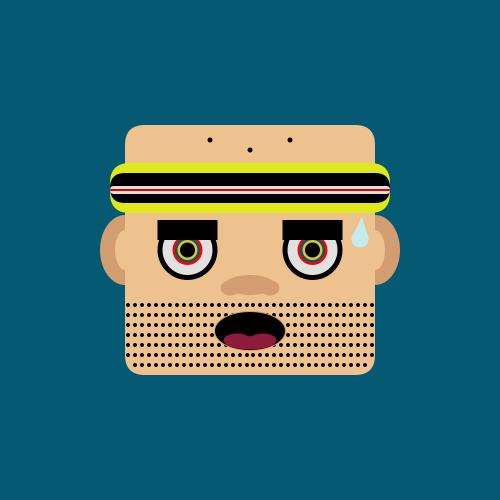
Frame 1 (no input)
Frame 60 (the mouse pressed at the canvas centre just before this capture): identical to frame 1, image omitted
Frame 120 (the mouse held since frame 60 and released just before this capture): identical to frame 1, image omitted

The Processing sketch that drew this single still picture (run headless with seeded random() and noise(); from frame 60 on, the mouse is pressed at the canvas centre):

// Processing sketch: processing_140667
// ── processing_140667.pde

//declare global variables

float eyeSize = 15;
int eyeSize2 = 25;
int eyeBrowup= -20;
int sweatDrip = -28;
int eyeColor1 = 5;
int eyeColor2 = 89;
int eyeColor3 = 114;
float sweatColor1 = 195;
float sweatColor2 = 237;
float sweatColor3 = 237;
int eyeColor_1 = 0;
int eyeColor_2 = 0;
int eyeColor_3 = 0;
int disMouth = 38;
int hairTrans = -100;
int Face = 20;
float earSize = 0;
float lefteyeMove = -62.5; 
float righeyeMove = 62.5;
boolean clicked = false;


//runs once
void setup(){
  size(500,500);
  background(5,89,114);
  if (clicked == false){
 
    eyeSize = 15;
    eyeSize2 = 25;
    eyeBrowup = -20;
    sweatDrip = -28;
    eyeColor1 = 255;
    eyeColor2 = 0;
    eyeColor3 = 0;
    sweatColor1 = 195;
    sweatColor2 = 237;
    sweatColor3 = 237;
    eyeColor_1 = 255;
    eyeColor_2 = 0;
    eyeColor_3 = 0;
    disMouth= 38;
    hairTrans = -100; 
    Face = 20;
    earSize = 0;
    lefteyeMove= -62.5;
    righeyeMove = 62.5;
  }
   if (clicked == true){
    eyeSize = 8;
    eyeSize2= 30;
    eyeBrowup = -30;
    sweatDrip = 5; 
    eyeColor1 = 0;
    eyeColor2 = 0;
    eyeColor3 = 0;
    eyeColor_1 = 0;
    eyeColor_2 = 0;
    eyeColor_3 = 0;
    sweatColor1 = 44;
    sweatColor2 = 162;
    sweatColor3 = 168;
    disMouth= 28;
    hairTrans = -110;
    Face = 36;
    earSize = 10;
    lefteyeMove= -51;
    righeyeMove = 75;
  }
}

void keyPressed(){    
  clicked =! clicked;
  eyeSize = random(5,25);
  righeyeMove = random(52,74.5);
  lefteyeMove = random(-74.5,-52); 
  sweatColor1 = random(0,255);
  sweatColor2 = random(0,255);
  sweatColor3 = random(0,255);
  earSize = random(0,30);
  
}
 
void draw(){  
  background(5,89,114);

  translate(250,250);
  noStroke();
  
  //RIGHT EAR
  fill(209,157,113);
  ellipse(-125,earSize,50,70);
  
  //LEFT EAR
  fill(209,157,113);
  ellipse(125,earSize,50,70);
  
  //FACE
  rectMode(CENTER);
  fill(237,194,142);
  rect(0,0,250,250,Face); 
  
  //RIGHT SMALL EAR
  fill(237,194,142);
  ellipse(-125,earSize,20,40);
  
  //LEFT SMALL EAR
  fill(237,194,142);
  ellipse(125,earSize,20,40);
  
  //LEFT BLACK EYE
  fill(0,0,0);
  ellipse(-62.5,0,60,60);
  
  //LEFT WHITE EYE
  fill(225,225,225);
  ellipse(-62.5,0,50,50);
   
  //RIGHT BLACK EYE
  fill(0,0,0);
  ellipse(62.5,0,60,60);
  
  //RIGHT WHITE EYE
  fill(225,225,225);
  ellipse(62.5,0,50,50);
  
  //IRIS RED RIGHT
  fill(255,0,0);
  ellipse(righeyeMove,0,30,30);
  
  //IRIS RED LEFT
  fill(255,0,0);
  ellipse(lefteyeMove,0,30,30);
   
  //IRIS LIGHT BLUE RIGHT
  fill(5,89,114);
  ellipse(righeyeMove,0,25,25);
  
  //IRIS LIGHT BLUE LEFT
  fill(5,89,114);
  ellipse(lefteyeMove,0,25,25);
  
  //IRIS YELLOW LEFT
  fill(226,196,45);
  ellipse(lefteyeMove,0,20,20); 
  
  //IRIS YELLOW RIGHT
  fill(226,196,45);
  ellipse(righeyeMove,0,20,20); 
  
  //LEFT PUPIL 
  fill(0,0,0);
  ellipse(lefteyeMove,0,eyeSize,eyeSize);
  
  //RIGHT PUPIL 
  fill(0,0,0);
  ellipse(righeyeMove,0,eyeSize,eyeSize);
  
  //NOSE circle 
  fill(209,157,113);
  ellipse(0,35,50,20);
  
  //NOSE little right circle 
  fill(209,157,113);
  ellipse(20,38,19,15);
  
  //NOSE little left circle 
  fill(209,157,113);
  ellipse(-20,38,19,15);
  
  //RIGHT EYEBROW 
  rectMode(CENTER);
  fill(0,0,0);
  rect(62.5,eyeBrowup,60,20); 
   
  //LEFT EYEBROW 
  rectMode(CENTER);
  fill(0,0,0);
  rect(-62.5,eyeBrowup,60,20); 
  
  //HEADBAND GREEN
  rectMode(CENTER);
  fill(222,232,26);
  rect(0,-62,280,50,20); 
  
  //HEADBAND BLACK
  rectMode(CENTER);
  fill(0,0,0);
  rect(0,-62,280,30,20); 
  
  //HEADBAND WHITE
  rectMode(CENTER);
  fill(225,225,225);
  rect(0,-60,280,8,20); 
  
  //HEADBAND RED
  rectMode(CENTER);
  fill(225,0,0);
  rect(0,-60,280,2,20); 
  
  //HAIR PIECES
  fill(0,0,0);
  ellipse(40,-110,5,5);
  
  fill(0,0,0);
  ellipse(0,hairTrans,5,5);
  
  fill(0,0,0);
  ellipse(-40,-110,5,5);
  
  //STUBLE
  fill(0,0,0);
  ellipse(122,55,4,4);
  ellipse(122,65,4,4);
  ellipse(122,75,4,4);
  ellipse(122,85,4,4);
  ellipse(122,95,4,4);
  ellipse(122,105,4,4);
  
  ellipse(115,55,4,4);
  ellipse(115,65,4,4);
  ellipse(115,75,4,4);
  ellipse(115,85,4,4);
  ellipse(115,95,4,4);
  ellipse(115,105,4,4);
  ellipse(115,115,4,4);
  
  ellipse(108,55,4,4);
  ellipse(108,65,4,4);
  ellipse(108,75,4,4);
  ellipse(108,85,4,4);
  ellipse(108,95,4,4);
  ellipse(108,105,4,4);
  ellipse(108,115,4,4);
  
  ellipse(101,55,4,4);
  ellipse(101,65,4,4);
  ellipse(101,75,4,4);
  ellipse(101,85,4,4);
  ellipse(101,95,4,4);
  ellipse(101,105,4,4);
  ellipse(101,115,4,4);
  
  ellipse(94,55,4,4);
  ellipse(94,65,4,4);
  ellipse(94,75,4,4);
  ellipse(94,85,4,4);
  ellipse(94,95,4,4);
  ellipse(94,105,4,4);
  ellipse(94,115,4,4);
  
  ellipse(87,55,4,4);
  ellipse(87,65,4,4);
  ellipse(87,75,4,4);
  ellipse(87,85,4,4);
  ellipse(87,95,4,4);
  ellipse(87,105,4,4);
  ellipse(87,115,4,4);
  
  ellipse(80,55,4,4);
  ellipse(80,65,4,4);
  ellipse(80,75,4,4);
  ellipse(80,85,4,4);
  ellipse(80,95,4,4);
  ellipse(80,105,4,4);
  ellipse(80,115,4,4);
  
  ellipse(73,55,4,4);
  ellipse(73,65,4,4);
  ellipse(73,75,4,4);
  ellipse(73,85,4,4);
  ellipse(73,95,4,4);
  ellipse(73,105,4,4);
  ellipse(73,115,4,4);
  
  ellipse(66,55,4,4);
  ellipse(66,65,4,4);
  ellipse(66,75,4,4);
  ellipse(66,85,4,4);
  ellipse(66,95,4,4);
  ellipse(66,105,4,4);
  ellipse(66,115,4,4);
  
  ellipse(59,55,4,4);
  ellipse(59,65,4,4);
  ellipse(59,75,4,4);
  ellipse(59,85,4,4);
  ellipse(59,95,4,4);
  ellipse(59,105,4,4);
  ellipse(59,115,4,4);
  
  ellipse(52,55,4,4);
  ellipse(52,65,4,4);
  ellipse(52,75,4,4);
  ellipse(52,85,4,4);
  ellipse(52,95,4,4);
  ellipse(52,105,4,4);
  ellipse(52,115,4,4);
  
  ellipse(45,55,4,4);
  ellipse(45,65,4,4);
  ellipse(45,75,4,4);
  ellipse(45,85,4,4);
  ellipse(45,95,4,4);
  ellipse(45,105,4,4);
  ellipse(45,115,4,4);
  
  ellipse(38,55,4,4);
  ellipse(38,65,4,4);
  ellipse(38,75,4,4);
  ellipse(38,85,4,4);
  ellipse(38,95,4,4);
  ellipse(38,105,4,4);
  ellipse(38,115,4,4);
  
  ellipse(31,55,4,4);
  ellipse(31,65,4,4);
  ellipse(31,75,4,4);
  ellipse(31,85,4,4);
  ellipse(31,95,4,4);
  ellipse(31,105,4,4);
  ellipse(31,115,4,4);
  
  ellipse(24,55,4,4);
  ellipse(24,65,4,4);
  ellipse(24,75,4,4);
  ellipse(24,85,4,4);
  ellipse(24,95,4,4);
  ellipse(24,105,4,4);
  ellipse(24,115,4,4);
  
  ellipse(17,55,4,4);
  ellipse(17,65,4,4);
  ellipse(17,75,4,4);
  ellipse(17,85,4,4);
  ellipse(17,95,4,4);
  ellipse(17,105,4,4);
  ellipse(17,115,4,4);
  
  ellipse(10,55,4,4);
  ellipse(10,65,4,4);
  ellipse(10,75,4,4);
  ellipse(10,85,4,4);
  ellipse(10,95,4,4);
  ellipse(10,105,4,4);
  ellipse(10,115,4,4);
  
  ellipse(3,55,4,4);
  ellipse(3,65,4,4);
  ellipse(3,75,4,4);
  ellipse(3,85,4,4);
  ellipse(3,95,4,4);
  ellipse(3,105,4,4);
  ellipse(3,115,4,4);
  
  ellipse(-122,55,4,4);
  ellipse(-122,65,4,4);
  ellipse(-122,75,4,4);
  ellipse(-122,85,4,4);
  ellipse(-122,95,4,4);
  ellipse(-122,105,4,4);
  
  ellipse(-115,55,4,4);
  ellipse(-115,65,4,4);
  ellipse(-115,75,4,4);
  ellipse(-115,85,4,4);
  ellipse(-115,95,4,4);
  ellipse(-115,105,4,4);
  ellipse(-115,115,4,4);
  
  ellipse(-108,55,4,4);
  ellipse(-108,65,4,4);
  ellipse(-108,75,4,4);
  ellipse(-108,85,4,4);
  ellipse(-108,95,4,4);
  ellipse(-108,105,4,4);
  ellipse(-108,115,4,4);
  
  ellipse(-101,55,4,4);
  ellipse(-101,65,4,4);
  ellipse(-101,75,4,4);
  ellipse(-101,85,4,4);
  ellipse(-101,95,4,4);
  ellipse(-101,105,4,4);
  ellipse(-101,115,4,4);
  
  ellipse(-94,55,4,4);
  ellipse(-94,65,4,4);
  ellipse(-94,75,4,4);
  ellipse(-94,85,4,4);
  ellipse(-94,95,4,4);
  ellipse(-94,105,4,4);
  ellipse(-94,115,4,4);
  
  ellipse(-87,55,4,4);
  ellipse(-87,65,4,4);
  ellipse(-87,75,4,4);
  ellipse(-87,85,4,4);
  ellipse(-87,95,4,4);
  ellipse(-87,105,4,4);
  ellipse(-87,115,4,4);
  
  ellipse(-80,55,4,4);
  ellipse(-80,65,4,4);
  ellipse(-80,75,4,4);
  ellipse(-80,85,4,4);
  ellipse(-80,95,4,4);
  ellipse(-80,105,4,4);
  ellipse(-80,115,4,4);
  
  ellipse(-73,55,4,4);
  ellipse(-73,65,4,4);
  ellipse(-73,75,4,4);
  ellipse(-73,85,4,4);
  ellipse(-73,95,4,4);
  ellipse(-73,105,4,4);
  ellipse(-73,115,4,4);
  
  ellipse(-66,55,4,4);
  ellipse(-66,65,4,4);
  ellipse(-66,75,4,4);
  ellipse(-66,85,4,4);
  ellipse(-66,95,4,4);
  ellipse(-66,105,4,4);
  ellipse(-66,115,4,4);
  
  ellipse(-59,55,4,4);
  ellipse(-59,65,4,4);
  ellipse(-59,75,4,4);
  ellipse(-59,85,4,4);
  ellipse(-59,95,4,4);
  ellipse(-59,105,4,4);
  ellipse(-59,115,4,4);
  
  ellipse(-52,55,4,4);
  ellipse(-52,65,4,4);
  ellipse(-52,75,4,4);
  ellipse(-52,85,4,4);
  ellipse(-52,95,4,4);
  ellipse(-52,105,4,4);
  ellipse(-52,115,4,4);
  
  ellipse(-45,55,4,4);
  ellipse(-45,65,4,4);
  ellipse(-45,75,4,4);
  ellipse(-45,85,4,4);
  ellipse(-45,95,4,4);
  ellipse(-45,105,4,4);
  ellipse(-45,115,4,4);
  
  ellipse(-38,55,4,4);
  ellipse(-38,65,4,4);
  ellipse(-38,75,4,4);
  ellipse(-38,85,4,4);
  ellipse(-38,95,4,4);
  ellipse(-38,105,4,4);
  ellipse(-38,115,4,4);
  
  ellipse(-31,55,4,4);
  ellipse(-31,65,4,4);
  ellipse(-31,75,4,4);
  ellipse(-31,85,4,4);
  ellipse(-31,95,4,4);
  ellipse(-31,105,4,4);
  ellipse(-31,115,4,4);
  
  ellipse(-24,55,4,4);
  ellipse(-24,65,4,4);
  ellipse(-24,75,4,4);
  ellipse(-24,85,4,4);
  ellipse(-24,95,4,4);
  ellipse(-24,105,4,4);
  ellipse(-24,115,4,4);
  
  ellipse(-17,55,4,4);
  ellipse(-17,65,4,4);
  ellipse(-17,75,4,4);
  ellipse(-17,85,4,4);
  ellipse(-17,95,4,4);
  ellipse(-17,105,4,4);
  ellipse(-17,115,4,4);
  
  ellipse(-10,55,4,4);
  ellipse(-10,65,4,4);
  ellipse(-10,75,4,4);
  ellipse(-10,85,4,4);
  ellipse(-10,95,4,4);
  ellipse(-10,105,4,4);
  ellipse(-10,115,4,4);
  
  ellipse(-3,55,4,4);
  ellipse(-3,65,4,4);
  ellipse(-3,75,4,4);
  ellipse(-3,85,4,4);
  ellipse(-3,95,4,4);
  ellipse(-3,105,4,4);
  ellipse(-3,115,4,4);
  
  //MOUTH DARK TAN CIRCLE
  fill(209,157,113);
  ellipse(0,81,72,40);
  
  //MOUTH BLACK CIRCLE
  fill(0,0,0);
  ellipse(0,81,70,disMouth); 
  
  //TONGUE RED LONG CIRCLE
  fill(142,27,60);
  arc(0,92,50,15, -1, PI+QUARTER_PI, OPEN);
  
  //TONGUE RIGHT CIRCLE RED
  fill(142,27,60);
  ellipse(13,90,27,13); 
  
  //TONGUE LEFT CIRCLE PINK 
  fill(142,27,60);
  ellipse(-13,90,27,13); 
  
  //SWEATDRIP
  translate(110,sweatDrip);
  fill(sweatColor1,sweatColor2,sweatColor3);
  triangle(2,-5,-8,15,8,15);
  ellipse(0,17,17,17);

}
